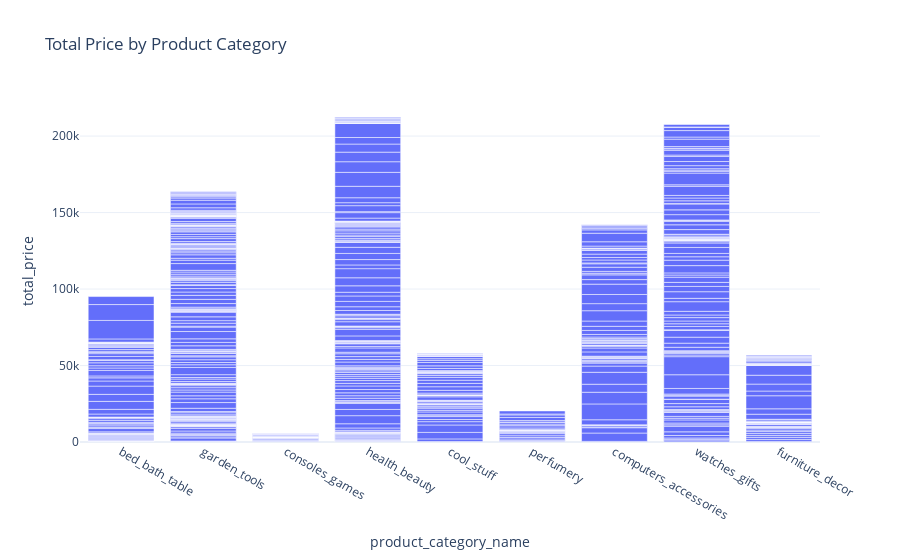

The code cell stored with this chart in its notebook:
### Code cell
fig = px.bar(df, x='product_category_name',
             y='total_price', title='Total Price by Product Category')
fig.show()

### Figure 1 — Plotly figure (JSON) as saved in the notebook; plotly's stock layout.template omitted (floating-point values rounded to 4 significant figures; data arrays with more than 128 entries replaced by an {"elided": "..."} marker saying what was removed)
{"data": [{"hovertemplate": "product_category_name=%{x}<br>total_price=%{y}<extra></extra>", "legendgroup": "", "marker": {"color": "#636efa", "pattern": {"shape": ""}}, "name": "", "orientation": "v", "showlegend": false, "textposition": "auto", "type": "bar", "x": {"elided": "676 str values"}, "xaxis": "x", "y": {"elided": "676 float values"}, "yaxis": "y"}], "layout": {"barmode": "relative", "legend": {"tracegroupgap": 0}, "title": {"text": "Total Price by Product Category"}, "xaxis": {"anchor": "y", "domain": [0, 1], "title": {"text": "product_category_name"}}, "yaxis": {"anchor": "x", "domain": [0, 1], "title": {"text": "total_price"}}}}
